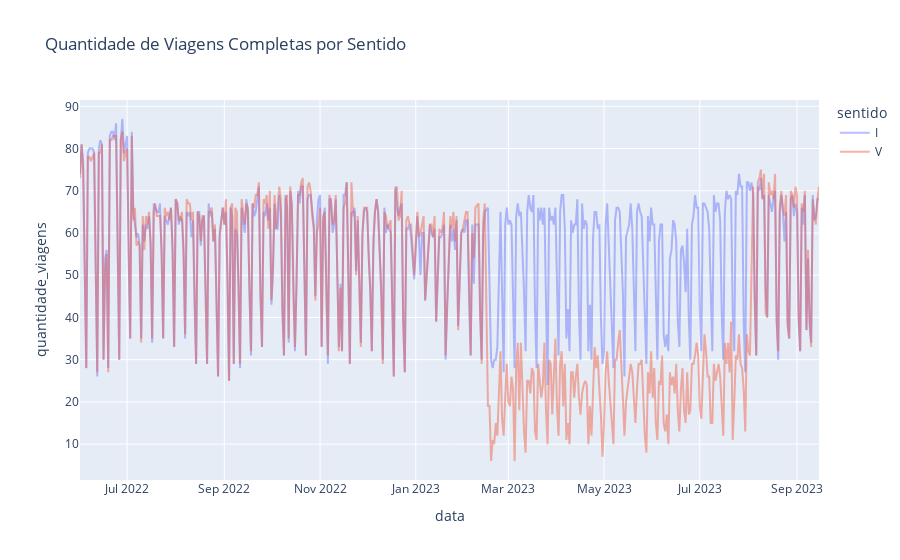

Write notebook code for a chart like this one.
### Code cell
fig = px.line(viagens_conformidade_ida_volta, 
              x='data', 
              y='quantidade_viagens', 
              color='sentido', 
              title="Quantidade de Viagens Completas por Sentido")
fig.update_traces(opacity=0.45, line=dict(width=2))
fig.show()

### Figure 1 — Plotly figure (JSON) as saved in the notebook; plotly's stock layout.template omitted (floating-point values rounded to 4 significant figures; data arrays with more than 128 entries replaced by an {"elided": "..."} marker saying what was removed)
{"data": [{"hovertemplate": "sentido=I<br>data=%{x}<br>quantidade_viagens=%{y}<extra></extra>", "legendgroup": "I", "line": {"color": "#636efa", "dash": "solid", "width": 2}, "marker": {"symbol": "circle"}, "mode": "lines", "name": "I", "opacity": 0.45, "orientation": "v", "showlegend": true, "type": "scatter", "x": {"elided": "453 str values"}, "xaxis": "x", "y": {"elided": "453 int values"}, "yaxis": "y"}, {"hovertemplate": "sentido=V<br>data=%{x}<br>quantidade_viagens=%{y}<extra></extra>", "legendgroup": "V", "line": {"color": "#EF553B", "dash": "solid", "width": 2}, "marker": {"symbol": "circle"}, "mode": "lines", "name": "V", "opacity": 0.45, "orientation": "v", "showlegend": true, "type": "scatter", "x": {"elided": "453 str values"}, "xaxis": "x", "y": {"elided": "453 int values"}, "yaxis": "y"}], "layout": {"legend": {"title": {"text": "sentido"}, "tracegroupgap": 0}, "title": {"text": "Quantidade de Viagens Completas por Sentido"}, "xaxis": {"anchor": "y", "domain": [0, 1], "title": {"text": "data"}}, "yaxis": {"anchor": "x", "domain": [0, 1], "title": {"text": "quantidade_viagens"}}}}
